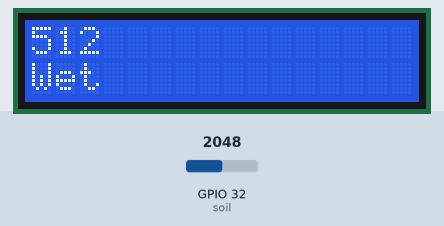
The program below on a simulated ESP32 board running MicroPython. Shown: 16×2 character LCD. The inputs (shaded band) are chosen by the test bench; at power-on: GPIO 32 (soil) = 2048 (analog values on the 0–4095 scale). Library files of the repository ran but are not shown: lcd_pcf8574.py.

Above: at 1.2 s.
1.3 s: GPIO 32 (soil) set to 2776
At 1.7 s:
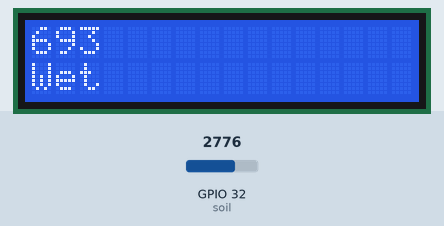
4.3 s: GPIO 32 (soil) set to 2874
At 4.9 s:
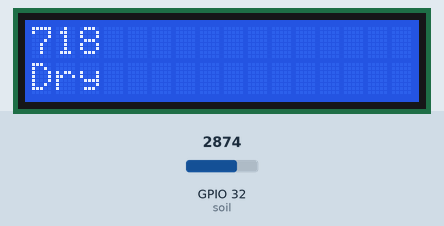
7.3 s: GPIO 32 (soil) set to 2047
At 7.7 s:
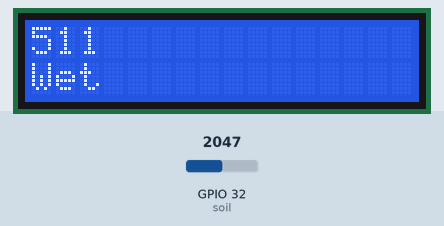
Timing chart, 0 to 10.3 s (numbered marks = the images above; inputs shaded):
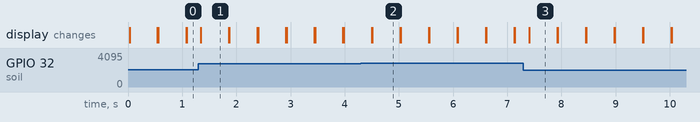

Measured:
- the behaviour switches between 2804 and 2805 on GPIO 32 (soil) (found by bisection; images 1 and 2)
- after the input at 1.3 s, the display: changes after 0.05 s (image 1)
- after the input at 4.3 s, the display: first differs from a run without the input after 0.21 s (image 2)
- after the input at 7.3 s, the display: changes after 0.11 s (image 3)
- what the display in image 1 shows lasts 0.6 s, from 1.3 s to 1.9 s

The program:

LAB01_EX07_ESP32.py
```python
from machine import Pin, I2C, ADC
from lcd_pcf8574 import LCD
from utime import sleep_ms

i2c = I2C(0,scl=Pin(22),sda=Pin(21))
lcd = LCD(i2c,0x27)
lcd.clear()

soil = ADC(Pin(32))
soil.atten(ADC.ATTN_11DB) # max input 3.6v
soil.width(ADC.WIDTH_10BIT) # 0 - 1023

while True:
   soil_value = soil.read()
   lcd.clear()
   lcd.print(str(soil_value))
   lcd.goto_line(1)
   if soil_value > 700:
       lcd.print('Dry')
   else:
       lcd.print('Wet')
   sleep_ms(250)
```
